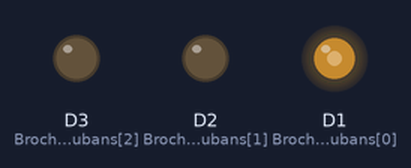
The sketch below on a simulated ESP8266 (NodeMCU). Shown: output pins drawn as LEDs (lit = HIGH).

Above: at 0.05 s.
At 0.35 s:
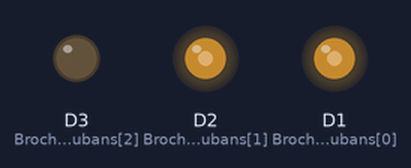
At 0.5 s:
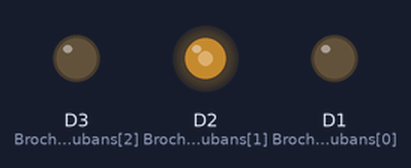
At 0.7 s:
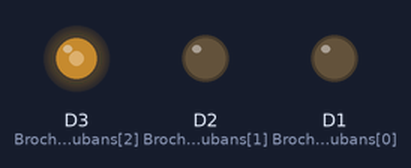
At 0.95 s:
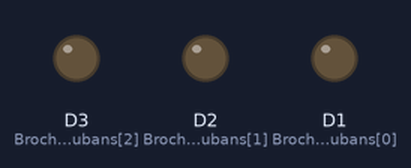
Timing chart, 0 to 3.0 s (numbered marks = the images above):
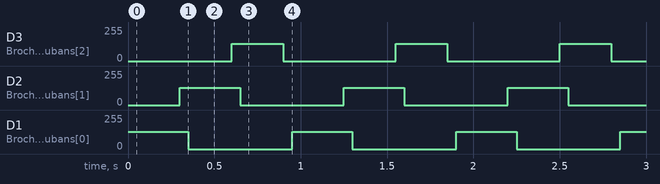

The sketch:

Test000003.ino
```cpp
  // https://www.youtube.com/c/ClaudeDufourmont
  // DFT_#A116 COMMENT FAIRE CLIGNOTER A BAS COUP DES CORDONS LUMINEUX

  //#define NUM_Rub 6  // Changer cette valeur selon les besoins (doit être <= 7) car ULN2003 comporte 7 transistors seulement (sinon ajouter un 2ème ULN2003)
  #define NUM_Rub 3

  //int BrochesRubans[NUM_Rub] = {D1, D2, D3, D4, D5, D6};
  int BrochesRubans[NUM_Rub] = {D1, D2, D3};

  // Temps de transition et d'allumage entre chaque étape en millisecondes
  unsigned long TempoTransition = 50;
  unsigned long TempoAllumage = 300;
  unsigned long offTime = TempoAllumage - TempoTransition;

  //**************************************************************************************************************************************************************
  byte intensityLEDs = 128;                       //ATTENTION LES CORDONS DE LEDS NE COMPORTENT DE RESISTANCE - DIMINUER LA TENSION MOYENNE AVEC UNE VALEUR <= 128
  //**************************************************************************************************************************************************************

  void setup()
  {
  // Configuation des broches PWM de sortie
  for (int i = 0; i < NUM_Rub; ++i)
  {
  pinMode(BrochesRubans[i], OUTPUT);
  }
  }

  void loop()
  {
  for (int cord = 0; cord < NUM_Rub; ++cord)
  {
  // Allumage du cordon actuel
  analogWrite(BrochesRubans[cord], intensityLEDs);
  delay(TempoTransition);
  // Extinction du cordon précédent
  if (cord > 0)
  {
  analogWrite(BrochesRubans[cord - 1], 0);
  }
   delay(offTime);
  }
  // Extinction du dernier cordon
  analogWrite(BrochesRubans[NUM_Rub - 1], 0);
  delay(TempoTransition);
  }
```

Measured:
- by itself, D3 (BrochesRubans[2]): alternates 128/255 for 0.30 s and 0/255 for 0.65 s
- by itself, D2 (BrochesRubans[1]), D1 (BrochesRubans[0]): alternates 128/255 for 0.35 s and 0/255 for 0.60 s
